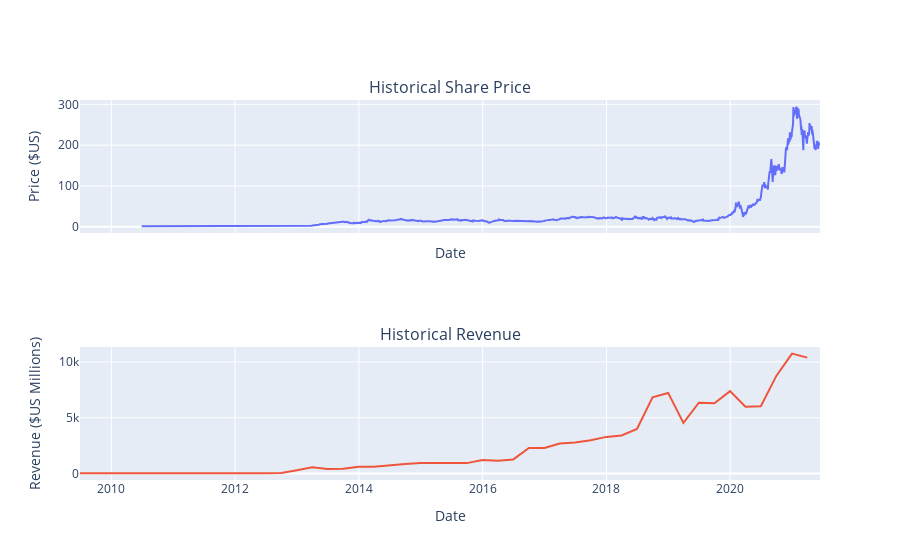

The notebook cell saved with this chart:
### Markdown cell above
Use the `make_graph` function to graph the Tesla Stock Data, also provide a title for the graph. The structure to call the `make_graph` function is `make_graph(tesla_data, tesla_revenue, 'Tesla')`. Note the graph will only show data upto June 2021.

### Code cell
make_graph(tesla_data, tesla_revenue, 'Tesla')
fig

### Figure 1 — Plotly figure (JSON) as saved in the notebook; plotly's stock layout.template omitted (floating-point values rounded to 4 significant figures; data arrays with more than 128 entries replaced by an {"elided": "..."} marker saying what was removed)
{"data": [{"name": "Share Price", "type": "scatter", "x": {"elided": "2759 str values"}, "xaxis": "x", "y": {"elided": "2759 float values"}, "yaxis": "y"}, {"name": "Revenue", "type": "scatter", "x": ["2021-03-31T00:00:00", "2020-12-31T00:00:00", "2020-09-30T00:00:00", "2020-06-30T00:00:00", "2020-03-31T00:00:00", "2019-12-31T00:00:00", "2019-09-30T00:00:00", "2019-06-30T00:00:00", "2019-03-31T00:00:00", "2018-12-31T00:00:00", "2018-09-30T00:00:00", "2018-06-30T00:00:00", "2018-03-31T00:00:00", "2017-12-31T00:00:00", "2017-09-30T00:00:00", "2017-06-30T00:00:00", "2017-03-31T00:00:00", "2016-12-31T00:00:00", "2016-09-30T00:00:00", "2016-06-30T00:00:00", "2016-03-31T00:00:00", "2015-12-31T00:00:00", "2015-09-30T00:00:00", "2015-06-30T00:00:00", "2015-03-31T00:00:00", "2014-12-31T00:00:00", "2014-09-30T00:00:00", "2014-06-30T00:00:00", "2014-03-31T00:00:00", "2013-12-31T00:00:00", "2013-09-30T00:00:00", "2013-06-30T00:00:00", "2013-03-31T00:00:00", "2012-12-31T00:00:00", "2012-09-30T00:00:00", "2012-06-30T00:00:00", "2012-03-31T00:00:00", "2011-12-31T00:00:00", "2011-09-30T00:00:00", "2011-06-30T00:00:00", "2011-03-31T00:00:00", "2010-12-31T00:00:00", "2010-09-30T00:00:00", "2010-06-30T00:00:00", "2010-03-31T00:00:00", "2009-09-30T00:00:00", "2009-06-30T00:00:00"], "xaxis": "x2", "y": [10389, 10744, 8771, 6036, 5985, 7384, 6303, 6350, 4541, 7226, 6824, 4002, 3409, 3288, 2985, 2790, 2696, 2285, 2298, 1270, 1147, 1214, 937, 955, 940, 957, 852, 769, 621, 615, 431, 405, 562, 306, 50, 27, 30, 39, 58, 58, 49, 36, 31, 28, 21, 46, 27], "yaxis": "y2"}], "layout": {"annotations": [{"font": {"size": 16}, "showarrow": false, "text": "Historical Share Price", "x": 0.5, "xanchor": "center", "xref": "paper", "y": 1.0, "yanchor": "bottom", "yref": "paper"}, {"font": {"size": 16}, "showarrow": false, "text": "Historical Revenue", "x": 0.5, "xanchor": "center", "xref": "paper", "y": 0.35, "yanchor": "bottom", "yref": "paper"}], "autosize": true, "showlegend": false, "xaxis": {"anchor": "y", "autorange": true, "domain": [0, 1], "matches": "x2", "range": ["2009-06-30", "2021-06-14"], "showticklabels": false, "title": {"text": "Date"}, "type": "date"}, "xaxis2": {"anchor": "y2", "autorange": true, "domain": [0, 1], "range": ["2009-06-30", "2021-06-14"], "title": {"text": "Date"}, "type": "date"}, "yaxis": {"anchor": "x", "autorange": true, "domain": [0.65, 1.0], "range": [-15.24, 310.7], "title": {"text": "Price ($US)"}, "type": "linear"}, "yaxis2": {"anchor": "x2", "autorange": true, "domain": [0, 0.35], "range": [-574.7, 11340.0], "title": {"text": "Revenue ($US Millions)"}, "type": "linear"}}}
